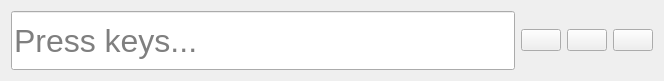
<?xml version="1.0" encoding="UTF-8"?>
<ui version="4.0">
 <class>KeySequenceEditDialog</class>
 <widget class="QDialog" name="KeySequenceEditDialog">
  <property name="geometry">
   <rect>
    <x>0</x>
    <y>0</y>
    <width>664</width>
    <height>81</height>
   </rect>
  </property>
  <property name="windowTitle">
   <string>Form</string>
  </property>
  <layout class="QHBoxLayout" name="horizontalLayout">
   <item>
    <widget class="QLineEdit" name="edtKeySequence">
     <property name="sizePolicy">
      <sizepolicy hsizetype="Expanding" vsizetype="Expanding">
       <horstretch>0</horstretch>
       <verstretch>0</verstretch>
      </sizepolicy>
     </property>
     <property name="font">
      <font>
       <pointsize>24</pointsize>
      </font>
     </property>
     <property name="readOnly">
      <bool>true</bool>
     </property>
     <property name="placeholderText">
      <string>Press keys...</string>
     </property>
    </widget>
   </item>
   <item>
    <widget class="checo::ui::MultiIconButton" name="btnOk">
     <property name="focusPolicy">
      <enum>Qt::NoFocus</enum>
     </property>
     <property name="icon">
      <iconset theme="tick_inactive"/>
     </property>
     <property name="iconSize">
      <size>
       <width>32</width>
       <height>32</height>
      </size>
     </property>
     <property name="autoDefault">
      <bool>false</bool>
     </property>
     <property name="flat">
      <bool>false</bool>
     </property>
    </widget>
   </item>
   <item>
    <widget class="checo::ui::MultiIconButton" name="btnRestart">
     <property name="focusPolicy">
      <enum>Qt::NoFocus</enum>
     </property>
     <property name="icon">
      <iconset theme="restart_inactive"/>
     </property>
     <property name="iconSize">
      <size>
       <width>32</width>
       <height>32</height>
      </size>
     </property>
     <property name="autoDefault">
      <bool>false</bool>
     </property>
     <property name="flat">
      <bool>false</bool>
     </property>
    </widget>
   </item>
   <item>
    <widget class="checo::ui::MultiIconButton" name="btnCancel">
     <property name="focusPolicy">
      <enum>Qt::NoFocus</enum>
     </property>
     <property name="icon">
      <iconset theme="cancel"/>
     </property>
     <property name="iconSize">
      <size>
       <width>32</width>
       <height>32</height>
      </size>
     </property>
     <property name="autoDefault">
      <bool>false</bool>
     </property>
     <property name="flat">
      <bool>false</bool>
     </property>
    </widget>
   </item>
  </layout>
 </widget>
 <customwidgets>
  <customwidget>
   <class>checo::ui::MultiIconButton</class>
   <extends>QPushButton</extends>
   <header>checo/ui/multi_icon_button.h</header>
  </customwidget>
 </customwidgets>
 <resources/>
 <connections/>
</ui>
